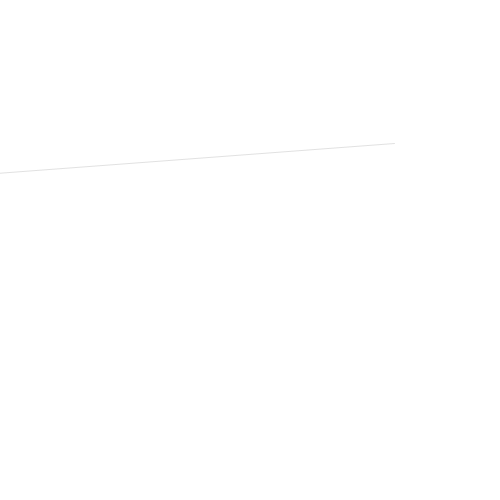
Frame 1 (no input)
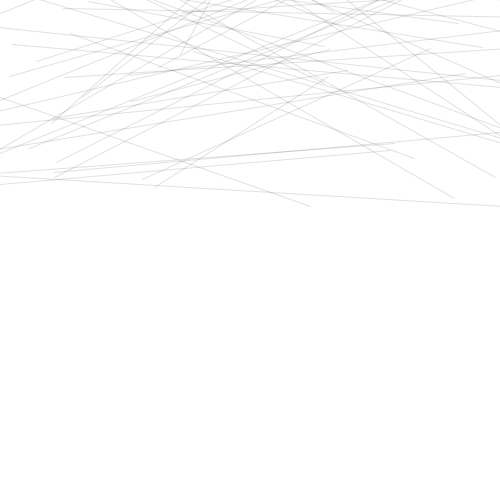
Frame 60 (the mouse pressed at the canvas centre just before this capture)
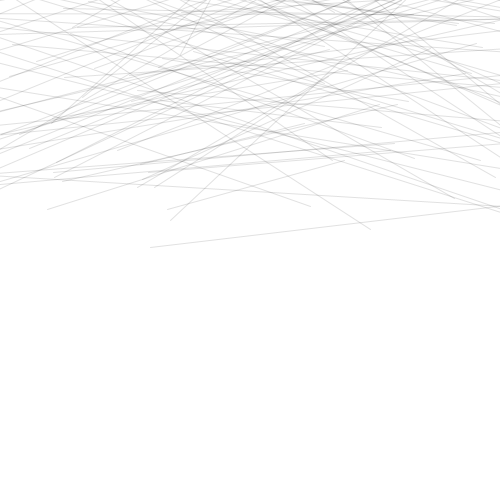
Frame 120 (the mouse held since frame 60 and released just before this capture)

The Processing sketch that drew these frames (run headless with seeded random() and noise(); from frame 60 on, the mouse is pressed at the canvas centre):

// Processing sketch: random_line_02
// ── random_line_02.pde
/*
HKB Creative Coding
 Einführung
 Michael Flueckiger
 */

float posX=0;
float posY=0;
float posX2=0;

float dilitation=200;

float red=0;


// Setup Funktion, wird einmal aufgerufen
void setup() { 
  size(500, 500); // Grösse des Fensters definieren
  background(255);
  //line(200, 50, 400, 400);
  pixelDensity(2);
  posX2=width;
  strokeWeight(1);
  smooth();
}

// draw Funktion, wird geloopt
void draw() {
  // line(random(0,width),random(0,height),random(0,width),random(0,height));

  stroke(red,0,0, 30);
  // line(0, 0, random(0, width), random(0, height));
  red+=random(-10,10);
  line(random(posX-dilitation, posX+dilitation), random(posY-dilitation, posY+dilitation), random(posX2-dilitation, posX2+dilitation), random(posY-dilitation, posY+dilitation));

  posY+=0.5;
  
  if(posY>height){
    posY=0;
    red+=10;
    println(red);
  }
}
